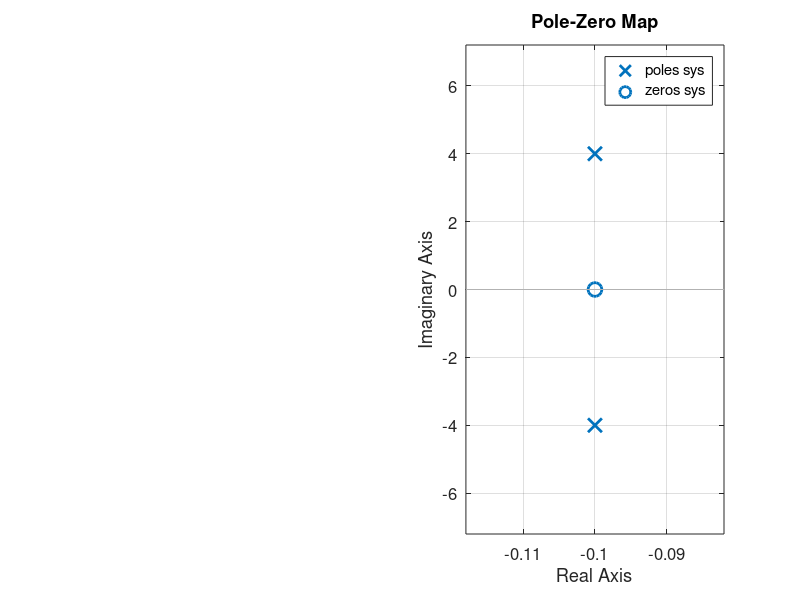
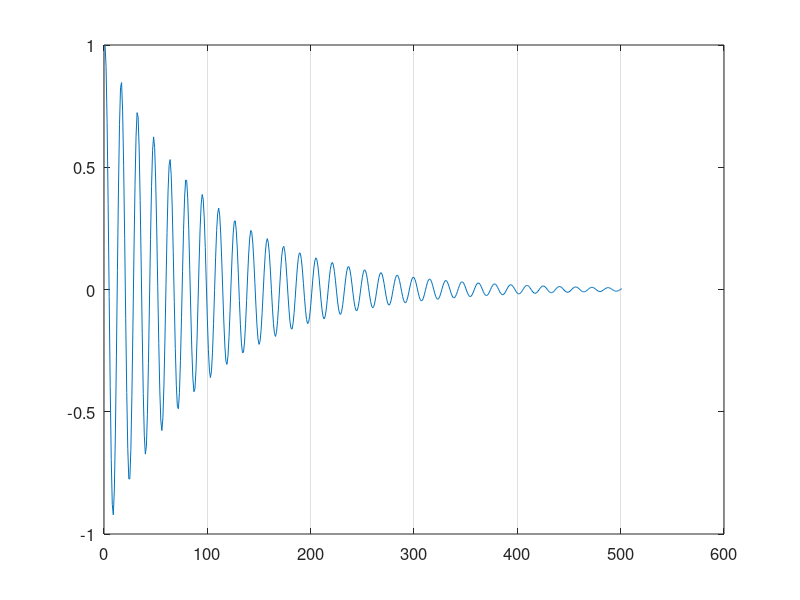
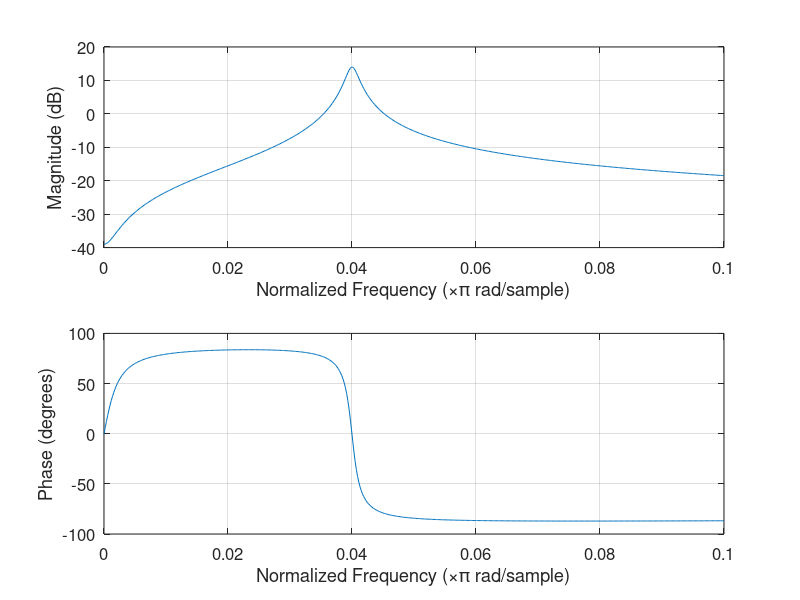
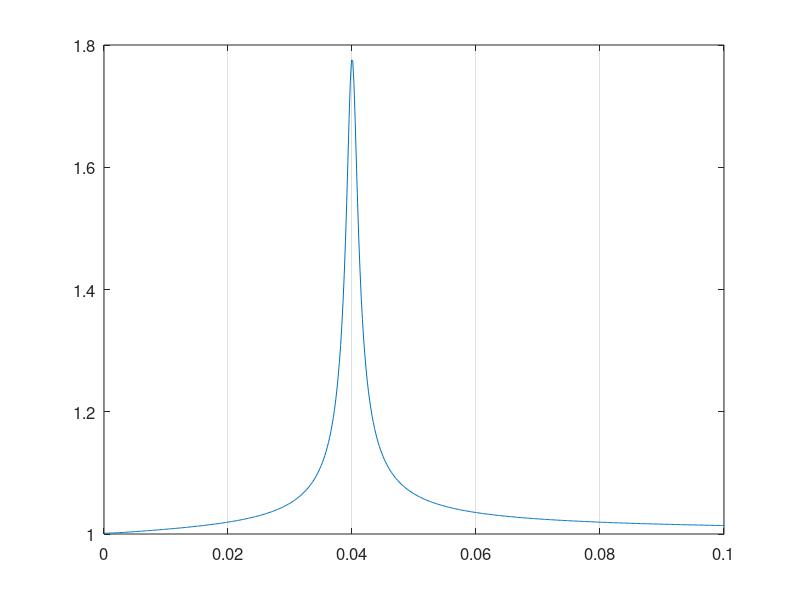

The MATLAB script that drew these images, in order:
%file: e9_4_bp_IIR2.m  Example 9-11: impulse invariance bandpass IIR Filter design
% sharp resonant peak at w_0=4 rad/s in analog version
% requires MATLAB control toolbox for functions sys() and bode()
% requires MATLAB signal processing toolbox for function zplane()
% pkg load control  % un-comment the pkg load lines if using Octave
% pkg load signal   % for zplane() pole/zero map
clear; close all; set(0,'defaultAxesFontSize',12,'DefaultAxesXGrid','on');
% Analog filter: H_a(s) = (s+0.1)/((s+0.1)^2 +16)
n= [1, 0.1];  % numerator of H_a(s)
d= [1, 0.2, (16+0.1^2)];
H_s_poles = roots(d)        % print poles of H(s)
sys=tf(n,d);
figure, subplot(1,2,1),bode(sys),grid on, % plots response in dB vs. freq (rad/s)
        subplot(1,2,2),pzmap(sys) 
t = linspace(0,50,501);     % for plotting impulse response h_a(t)
ha = exp(-0.1*t).*cos(4*t); % inverse Laplace transform of sys H(s)
figure, plot(ha)

% Discrete filter: H(z) 
Ts=0.01;                          % sample period T_s = 0.01 sec
b = [1, -exp(-0.1*Ts)*cos(4*Ts), 0]; % H(z) numerator coefficients
b = b.*Ts;                        % numerator actually is scaled by T_s
a = [1, -2*exp(-0.1*Ts)*cos(4*Ts),exp(-0.2*Ts)]; % H(z) denominator coefficients
H_z_poles = roots(a)              % print poles of H(z)
w = linspace(0, 0.1, 512); % focus on low frequencies where the resonant peak is 
figure, freqz(b,a,w); % plots frequency response in dB of H(z) as function of Omega

H = freqz(b,a,w);       % save frequency response in dB of H(z) as function of Omega
Hmag = db2mag(abs(H));  % convert to magnitude
figure, plot(w, Hmag);  % linear magnitude plot instead of dB
figure, zplane(b,a);    % plot H(z) pole/zero map 

%pkg load symbolic
%syms s t
%Ha = (s+0.1)/((s+0.1)^2 +16)
%ha = ilaplace(Ha)                       % returns impulse response of analog filter
%fplot(ha)
